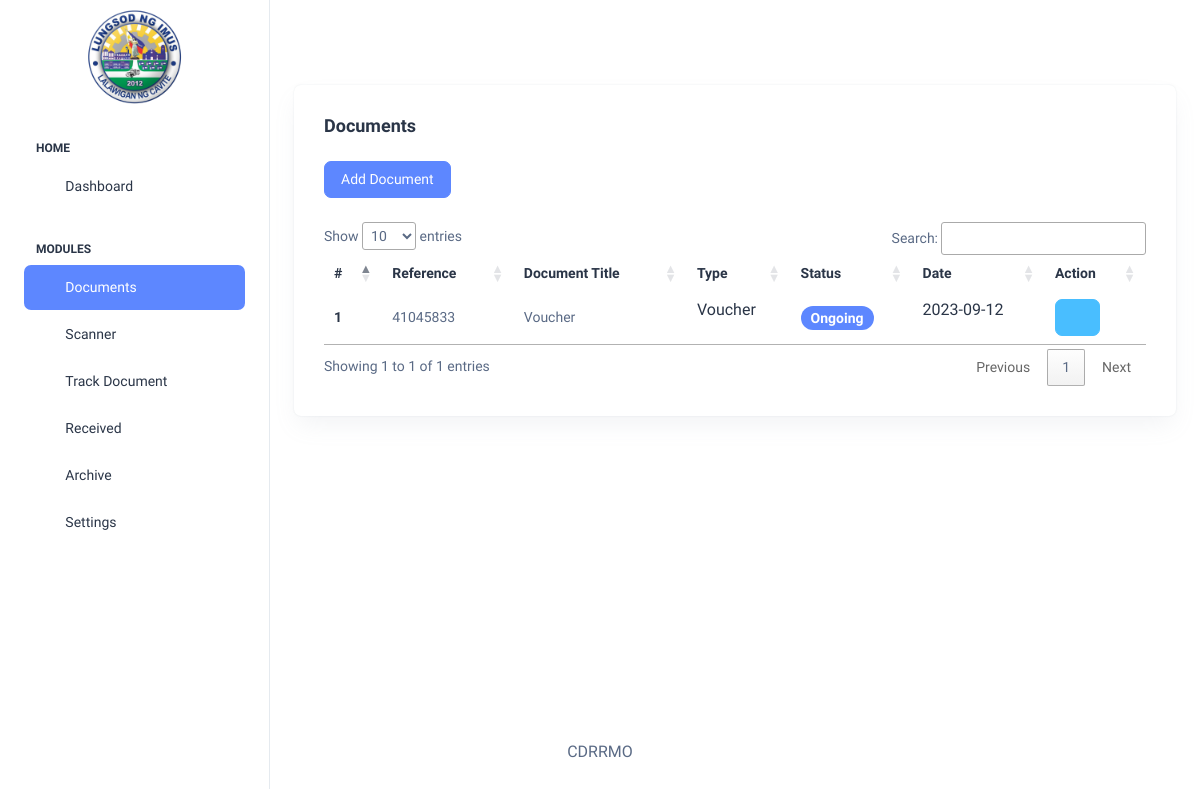
Page /portal/department/documents/index.php (signed in) on the earlier database version.
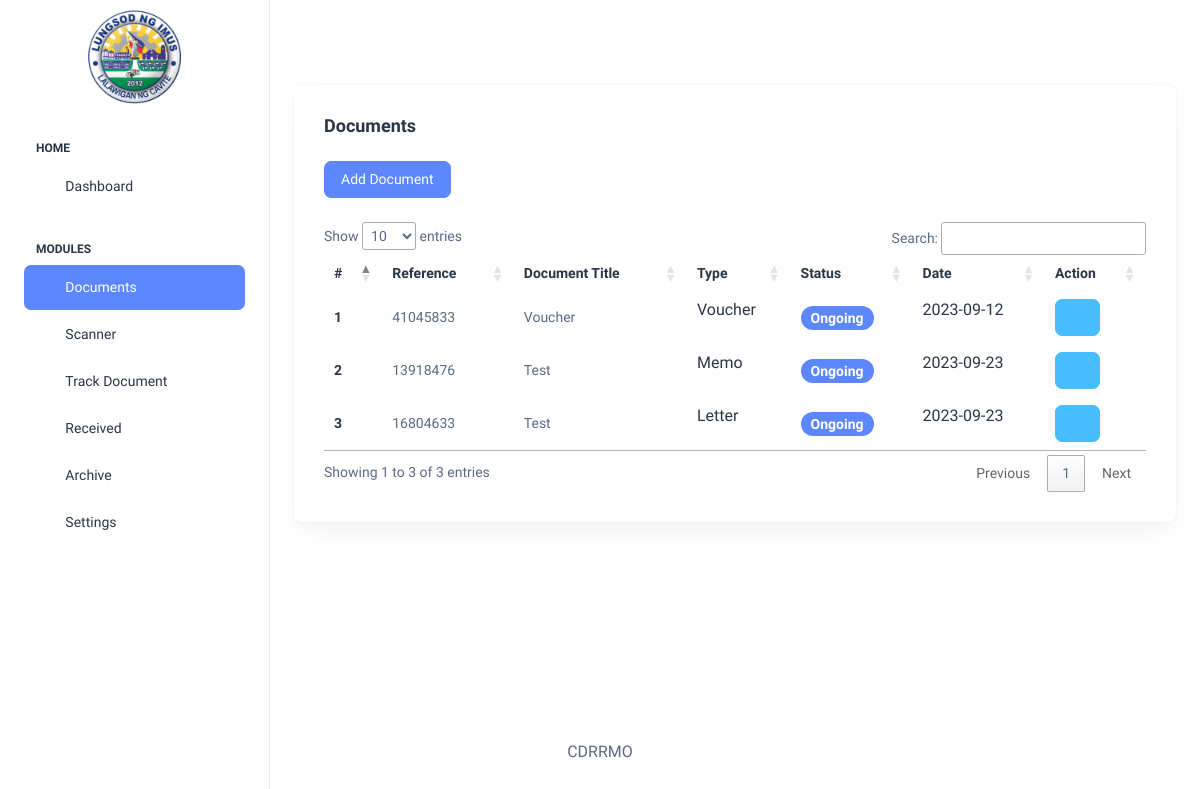
Same page on the later database version.
### tables this page shows
CREATE TABLE `documents` (
  `id` int(11) NOT NULL,
  `reference` varchar(45) NOT NULL,
  `sender` varchar(45) NOT NULL,
  `document` varchar(45) NOT NULL,
  `type` varchar(45) NOT NULL,
  `details` text NOT NULL,
  `status` varchar(45) NOT NULL,
  `hidden` int(11) NOT NULL,
  `date` date NOT NULL,
  `created` timestamp NOT NULL DEFAULT current_timestamp(),
  `updated` timestamp NULL DEFAULT NULL
);

### backend/functions/functions.php (called while the page is built, shortened)
<?php
function domainlnk()
{
    $protocol = isset($_SERVER['HTTPS']) && $_SERVER['HTTPS'] === 'on' ? 'https://' : 'http://';
    $domain = $_SERVER['HTTP_HOST'] . "/document_tracker_v2";
    $link = $protocol . $domain;
    return $link;
}

### backend/class/Document.php (called while the page is built, shortened)
<?php
class Document
{
    private $db;
    function __construct($db)
    {
        $this->db = $db;
    }
    function All()
    {
        $sql = "select * from documents";
        $stmt = $this->db->prepare($sql);
        $stmt->execute();
        $results = array();
        while ($row = $stmt->fetch(PDO::FETCH_ASSOC)) {
            $results[] = $row;
        }
        return $results;
    }
    function DepartmentDocument($code)
    {
        $results = array();
        foreach ($this->All() as $key => $row) {
            if ($code === $row['sender']) {
                $results[] = $row;
            }
        }
        return $results;
    }
}

### portal/department/documents/index.php (the view, shortened to what this page needs)
<?php
include '../templates/header.php' ?>
<div class="container-fluid">
    <div class="card">
        <div class="card-body">
            <h5 class="card-title fw-semibold mb-4">Documents</h5>
            <div class="mb-4"><a href="add.php" class="btn btn-primary">Add Document</a></div>
            <table class="table text-nowrap mb-0 align-middle" id="dataTable">
                <thead class="text-dark fs-4">
                    <tr>
                        <th class="border-bottom-0">
                            <h6 class="fw-semibold mb-0">#</h6>
                        </th>
                        <th class="border-bottom-0">
                            <h6 class="fw-semibold mb-0">Reference</h6>
                        </th>
                        <th class="border-bottom-0">
                            <h6 class="fw-semibold mb-0">Document Title</h6>
                        </th>
                        <th class="border-bottom-0">
                            <h6 class="fw-semibold mb-0">Type</h6>
                        </th>
                        <th class="border-bottom-0">
                            <h6 class="fw-semibold mb-0">Status</h6>
                        </th>
                        <th class="border-bottom-0">
                            <h6 class="fw-semibold mb-0">Date</h6>
                        </th>
                        <th class="border-bottom-0">
                            <h6 class="fw-semibold mb-0">Action</h6>
                        </th>
                    </tr>
                </thead>
                <tbody>
                    <?php
                    $count = 0;
                    foreach ($Document->DepartmentDocument($code) as $row) : $count++;
                        $bg_color = $row['status'] === 'Done' ? 'bg-success' : 'bg-primary';
                    ?>
                    <tr>
                        <td class="border-bottom-0">
                            <h6 class="fw-semibold mb-0"><?php echo $count ?></h6>
                        </td>
                        <td class="border-bottom-0">
                            <p class="mb-0 fw-normal"><?php echo $row['reference'] ?></p>
                        </td>
                        <td class="border-bottom-0">
                            <p class="mb-0 fw-normal"><?php echo $row['document'] ?></p>
                        </td>
                        <td class="border-bottom-0">
                            <h6 class="fw-normal mb-0 fs-4"><?php echo $row['type'] ?></p>
                        </td>
                        <td class="border-bottom-0">
                            <div class="d-flex align-items-center gap-2">
                                <span
                                    class="badge <?= $bg_color ?> rounded-3 fw-semibold"><?php echo $row['status'] ?></span>
                            </div>
                        </td>
                        <td class="border-bottom-0">
                            <h6 class="fw-normal mb-0 fs-4"><?php echo $row['date'] ?></p>
                        </td>
                        <td class="border-bottom-0">
                            <div class="dropdown">
                                <button class="btn btn-secondary" type="button" id="dropdownMenuButton1"
                                    data-bs-toggle="dropdown" aria-expanded="false">
                                    <i class="ti ti-menu"></i>
                                </button>
                            </div>
                        </td>
                    </tr>
                    <?php endforeach;  ?>
                </tbody>
            </table>
        </div>
    </div>
</div>
<?php include '../templates/footer.php' ?>

### portal/department/templates/header.php (shortened to what this page needs)
<?php
include $_SERVER['DOCUMENT_ROOT'] . '/document_tracker_v2/backend/config/connection.php';
include $_SERVER['DOCUMENT_ROOT'] . '/document_tracker_v2/backend/functions/functions.php';
$Document = new Document($pdo);
$Auth = new Authentication($pdo);
if ($Auth->Session('__user') === false) {
    alert('Session already expired.', domainlnk() . '/login.php');
} else {
    $cookie = explode('|', $_COOKIE['__user']);
    $code = $cookie[1];
}
?>
<!doctype html>
<html lang="en">
<head>
    <link rel="stylesheet" href="<?= domainlnk() ?>/assets/css/styles.min.css" />
    <link rel="stylesheet" href="//cdn.datatables.net/1.13.6/css/jquery.dataTables.min.css">
</head>
<body>
    <div class="page-wrapper" id="main-wrapper" data-layout="vertical" data-navbarbg="skin6" data-sidebartype="full" data-sidebar-position="fixed" data-header-position="fixed">
        <aside class="left-sidebar">
            <div>
                <div class="brand-logo">
                    <a href="<?= domainlnk() ?>" class="text-nowrap logo-img">
                        <center> <img class="mt-2" src="<?= domainlnk() ?>/assets/images/logos/favicon.png" width="100" alt="" /> </center>
                    </a>
                </div>
                <?php include 'sidebar.php'  ?>
            </div>
        </aside>
        <div class="body-wrapper">
            <header class="app-header">
                <nav class="navbar navbar-expand-lg navbar-light">
                    <div class="navbar-collapse justify-content-end px-0" id="navbarNav">
                        <ul class="navbar-nav flex-row ms-auto align-items-center justify-content-end">
                            <li class="nav-item dropdown">
                                <a class="nav-link nav-icon-hover" href="javascript:void(0)" id="drop2" data-bs-toggle="dropdown" aria-expanded="false">
                                    <i class="ti ti-user"></i>
                                </a>
                            </li>
                        </ul>
                    </div>
                </nav>
            </header>

### portal/department/templates/sidebar.php (shortened to what this page needs)
<nav class="sidebar-nav scroll-sidebar" data-simplebar="">
    <ul id="sidebarnav">
        <li class="nav-small-cap">
            <span class="hide-menu">Home</span>
        </li>
        <li class="sidebar-item">
            <a id="dashboard" class="sidebar-link" href="/document_tracker_v2/portal/department/dashboard/" aria-expanded="false">
                <span>
                    <i class="ti ti-layout-dashboard"></i>
                </span>
                <span class="hide-menu">Dashboard</span>
            </a>
        </li>
        <li class="nav-small-cap">
            <span class="hide-menu">Modules</span>
        </li>
        <li class="sidebar-item">
            <a id="documents" class="sidebar-link" href="/document_tracker_v2/portal/department/documents/" aria-expanded="false">
                <span>
                    <i class="ti ti-file-dots"></i>
                </span>
                <span class="hide-menu">Documents</span>
            </a>
        </li>
        <li class="sidebar-item">
            <a id="scanner" class="sidebar-link" href="/document_tracker_v2/portal/department/scanner/" aria-expanded="false">
                <span>
                    <i class="ti ti-scan"></i>
                </span>
                <span class="hide-menu">Scanner</span>
            </a>
        </li>
        <li class="sidebar-item">
            <a id="track" class="sidebar-link" href="/document_tracker_v2/portal/department/documents/track.php"
                aria-expanded="false">
                <span>
                    <i class="ti ti-search"></i>
                </span>
                <span class="hide-menu">Track Document</span>
            </a>
        </li>
        <li class="sidebar-item">
            <a id="recieved" class="sidebar-link" href="/document_tracker_v2/portal/department/recieved/" aria-expanded="false">
                <span>
                    <i class="ti ti-message"></i>
                </span>
                <span class="hide-menu">Received</span>
            </a>
        </li>
        <li class="sidebar-item">
            <a id="archive" class="sidebar-link" href="/document_tracker_v2/portal/department/archive/" aria-expanded="false">
                <span>
                    <i class="ti ti-archive"></i>
                </span>
                <span class="hide-menu">Archive</span>
            </a>
        </li>
        <li class="sidebar-item">
            <a id="settings" class="sidebar-link" href="/document_tracker_v2/portal/department/settings/" aria-expanded="false">
                <span>
                    <i class="ti ti-settings-2"></i>
                </span>
                <span class="hide-menu">Settings</span>
            </a>
        </li>
    </ul>
</nav>

### portal/department/templates/footer.php (shortened to what this page needs)
<div class="py-6 px-6 text-center fixed-bottom mb-4">
  <p class="mb-0 fs-4"><?= $code ?>
    </a></p>
</div>
</div>
</div>
</body>
</html>

Differences in the rows shown:
added documents: reference "13918476", document "Test", type "Memo", status "Ongoing", date "2023-09-23"
added documents: reference "16804633", document "Test", type "Letter", status "Ongoing", date "2023-09-23"
Other differences:
text written by a page script: "Show entries Search: Showing 1 to 1 of 1 entries Previous 1 Next" → "Show entries Search: Showing 1 to 3 of 3 entries Previous 1 Next"
